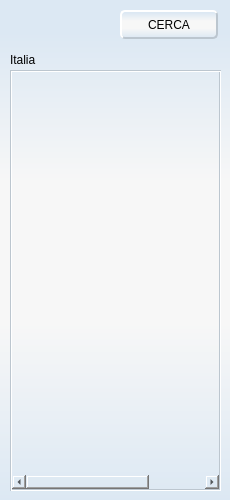
<?xml version="1.0" encoding="UTF-8"?>
<ui version="4.0">
 <class>Albero</class>
 <widget class="QMainWindow" name="Albero">
  <property name="geometry">
   <rect>
    <x>0</x>
    <y>0</y>
    <width>230</width>
    <height>500</height>
   </rect>
  </property>
  <property name="minimumSize">
   <size>
    <width>230</width>
    <height>500</height>
   </size>
  </property>
  <property name="maximumSize">
   <size>
    <width>230</width>
    <height>500</height>
   </size>
  </property>
  <property name="font">
   <font>
    <family>Arial</family>
   </font>
  </property>
  <property name="windowTitle">
   <string>Elenco Territori</string>
  </property>
  <property name="windowIcon">
   <iconset resource="stile_albero.qrc">
    <normaloff>:/resources/icon.png</normaloff>:/resources/icon.png</iconset>
  </property>
  <widget class="QWidget" name="centralWidget">
   <property name="styleSheet">
    <string notr="true">QWidget{
background-color:rgba(255,255,255,0);
}
QWidget#centralWidget{
background-color: qlineargradient(spread:pad, x1:0, y1:1, x2:0, y2:0, stop:0 rgba(220, 232, 243, 255), stop:0.35545 rgba(247, 247, 247, 255), stop:0.635071 rgba(247, 247, 247, 255), stop:0.933649 rgba(220, 232, 243, 255));
}
QToolTip {
     border: 1px solid rgb(188, 189, 207);
     padding: 0.1px;
    border-radius:1px;
	color: rgb(188, 189, 207);
	background-color: rgb(255, 255, 255);
   background-origin:padding-box;
     opacity: 100;
 }</string>
   </property>
   <widget class="QLabel" name="etichetta">
    <property name="geometry">
     <rect>
      <x>10</x>
      <y>50</y>
      <width>231</width>
      <height>19</height>
     </rect>
    </property>
    <property name="font">
     <font>
      <family>Arial</family>
     </font>
    </property>
    <property name="text">
     <string>Italia</string>
    </property>
   </widget>
   <widget class="QPushButton" name="cercaButton">
    <property name="geometry">
     <rect>
      <x>120</x>
      <y>10</y>
      <width>98</width>
      <height>29</height>
     </rect>
    </property>
    <property name="font">
     <font>
      <family>Arial</family>
     </font>
    </property>
    <property name="focusPolicy">
     <enum>Qt::NoFocus</enum>
    </property>
    <property name="styleSheet">
     <string notr="true"> QPushButton {
     border: 2px outset  rgb(188, 198, 207);
     border-radius: 5px;
     background-color: qlineargradient(spread:pad, x1:0, y1:1, x2:0, y2:0, stop:0 rgba(220, 232, 243, 255), stop:0.35545 rgba(247, 247, 247, 255), stop:0.635071 rgba(247, 247, 247, 255), stop:0.933649 rgba(220, 232, 243, 255));
   
 }

 QPushButton:pressed {
	border: 2px inset  rgb(188, 198, 207);
     background-color: qlineargradient(x1: 0, y1: 0, x2: 0, y2: 1,
                                       stop: 0 #dadbde, stop: 1 #f6f7fa);
 }

</string>
    </property>
    <property name="text">
     <string>CERCA</string>
    </property>
   </widget>
   <widget class="QTreeWidget" name="albero">
    <property name="geometry">
     <rect>
      <x>10</x>
      <y>70</y>
      <width>211</width>
      <height>421</height>
     </rect>
    </property>
    <property name="font">
     <font>
      <family>Arial</family>
     </font>
    </property>
    <property name="styleSheet">
     <string notr="true">QTreeWidget{
border:2px groove rgb(188, 198, 207);  
}</string>
    </property>
    <property name="verticalScrollMode">
     <enum>QAbstractItemView::ScrollPerPixel</enum>
    </property>
    <property name="indentation">
     <number>10</number>
    </property>
    <property name="headerHidden">
     <bool>true</bool>
    </property>
    <property name="expandsOnDoubleClick">
     <bool>false</bool>
    </property>
    <attribute name="headerDefaultSectionSize">
     <number>300</number>
    </attribute>
    <attribute name="headerMinimumSectionSize">
     <number>300</number>
    </attribute>
    <attribute name="headerStretchLastSection">
     <bool>false</bool>
    </attribute>
    <column>
     <property name="text">
      <string/>
     </property>
    </column>
   </widget>
   <widget class="QPushButton" name="plusNodes">
    <property name="geometry">
     <rect>
      <x>10</x>
      <y>10</y>
      <width>31</width>
      <height>29</height>
     </rect>
    </property>
    <property name="focusPolicy">
     <enum>Qt::NoFocus</enum>
    </property>
    <property name="toolTip">
     <string>esplodi nodi</string>
    </property>
    <property name="styleSheet">
     <string notr="true">QPushButton {
     border: 1px groove rgba(255,255,255,0);
     border-radius: 5px;
	background-color: rgba(255, 255, 255,0);
	
	image: url(:/resources/ptree.png);

 }

 QPushButton:hover {
     border: 1px outset rgb(188, 189, 207);
border-radius:3px;
	background-color: rgba(255, 255, 255, 0);

 } 
QPushButton:pressed {
     border: 3px inset rgb(188, 189, 207);
	border-radius:3px;
 } </string>
    </property>
    <property name="text">
     <string/>
    </property>
   </widget>
   <widget class="QPushButton" name="minusNodes">
    <property name="geometry">
     <rect>
      <x>50</x>
      <y>10</y>
      <width>31</width>
      <height>29</height>
     </rect>
    </property>
    <property name="focusPolicy">
     <enum>Qt::NoFocus</enum>
    </property>
    <property name="toolTip">
     <string>chiudi nodi</string>
    </property>
    <property name="styleSheet">
     <string notr="true">QPushButton {
     border: 1px groove rgba(255,255,255,0);
     border-radius: 5px;
	background-color: rgba(255, 255, 255,0);
	
	image: url(:/resources/micon.png);

 }

 QPushButton:hover {
     border: 1px outset rgb(188, 189, 207);
border-radius:3px;
	background-color: rgba(255, 255, 255, 0);
	
 } 
QPushButton:pressed {
     border: 3px inset rgb(188, 189, 207);
	border-radius:3px;
 } </string>
    </property>
    <property name="text">
     <string/>
    </property>
   </widget>
  </widget>
 </widget>
 <layoutdefault spacing="6" margin="11"/>
 <resources>
  <include location="stile_albero.qrc"/>
 </resources>
 <connections/>
</ui>
